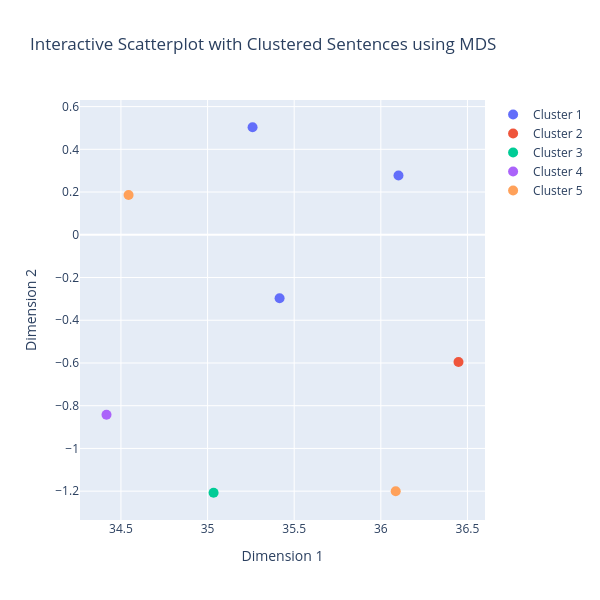

This figure's notebook cell:
### Code cell
sentences = scatter_plot_word_sentences(file_path, 'ಅಡಿ', n_clusters=5, dim_reducer='mds')

### Figure 1 — Plotly figure (JSON) as saved in the notebook; plotly's stock layout.template omitted (floating-point values rounded to 4 significant figures)
{"data": [{"hoverinfo": "text", "marker": {"size": 10}, "mode": "markers", "name": "Cluster 1", "text": ["(0) -  66000 ಚದರ ಅಡಿಗಳ ವಿಸ್ತೀರ್ಣದಲ್ಲಿ ಹರಡಿಕೊಂಡಿರುವ ಇವರ 60 ಅಡಿಯ ಒಂದು ಈಜುಕೊಳ 2500 ಚದರ ಅಡಿ ವ್ಯಾಯಾಮ ಕೊಠಡಿ ಮತ್ತು 1000 ಚದರ ಅಡಿಗಳ ಊಟದ ಕೊಠಡಿಗಳನ್ನು ಒಳಗೊಂಡಿದೆ\n", "(1) -  ಕಡೆ 30–40 ಅಡಿ ಅಗಲಕ್ಕೆ ರಸ್ತೆ ವಿಸ್ತರಣೆ ಆಗುತ್ತಿದ್ದರೆ ಇನ್ನೂ ಕೆಲವು ಕಡೆ 15–20 ಅಡಿಗೆ ಇಳಿದಿದೆ ಹೊರವರ್ತುಲ ರಸ್ತೆ ನಿರ್ಮಾಣದ ನೆಪವೊಡ್ಡಿ ನಗರದ ಒಳಗೆ ಭೂಸ್ವಾಧೀನ ಪ್ರಕ್ರಿಯೆಯನ್ನು ಕೈಬಿಡಲಾಗಿದೆ’ ಎಂದು ಸ್ಥಳೀಯರಾದ ರವಿಶಂಕರ್ ಆರೋಪಿಸುತ್ತಾರೆ\n", "(2) - ಇಂದಿಗೂ ಸುಸ್ಥಿತಿ ಯಲ್ಲಿರುವ ಗೋಳಾಕಾರದ ದೊಡ್ಡಕಟ್ಟಡಗಳಲ್ಲಿ ಪಾಂಟಿಯನ್ ಸ್ವರ್ಣ ದೇವತೆಗಳು ಕಟ್ಟಡ ವೃತ್ತಾಕಾರವಾಗಿದ್ದ ಕೊರಿಂಥಿಯನ್ ಸ್ತಂಭ 20 ಅಡಿಗೂ ಹೆಚ್ಚು ದಪ್ಪವಾದ ಗೋಡೆ 140 ಅಡಿ ಎತ್ತರದ ಬೃಹತ್ ಗುಮ್ಮಟಗಳನ್ನು ಹೊಂದಿದೆ\n", "(3) - 5060 ಅಡಿ ಎತ್ತರದ ಅಡಿಕೆ ಮರದ ತುದಿಯಿಂದ ಸಂಭ್ರಮದಿಂದಲೇ ಇಳಿದು ಬಂದ ಅಪ್ಪ ಜಗತ್ತನ್ನು ಗೆದ್ದಷ್ಟು ಸಂತಸದಿಂದ ನನ್ನನ್ನು ನೋಡಿದ್ದರು\n", "(4) - ಸರ್ ಅಂತ 12 ಅಡಿ ಜಾರಿ ನನ್ನ ಅಡಿಗಳು ಆ ದಿಂಡಿಗೆ ಹೊಡೆದವು\n", "(5) - ಇಲ್ಲಿನ ಅಶೋಕ ವೃತ್ತದಲ್ಲಿ ಸೋಮವಾರ ಮುಖ್ಯಮಂತ್ರಿಗಳ ನಗರೋತ್ಥಾನ ಯೋಜನೆಯ ಸಣ್ಣ ಅತೀ ಸಣ್ಣ ಮತ್ತು ದೊಡ್ಡ ನಗರಗಳನ್ನು ಅಭಿವೃದ್ಧಿ ಪಡಿಸುವ ಯೋಜನೆ ಅಡಿಯಲ್ಲಿ ನಗರಕ್ಕೆ ಬಿಡುಗಡೆಯಾದ ರೂ\n", "(6) - ಅಂದ ಹಾಗೆ ಹೇಗಿದೆ ವಿಜಯ ಕರ್ನಾಟಕ ಮಂಗಳೂರು ವಿಭಾಗ ನಿಮ್ಮ ಆಫೀಸಿನ ಎಲ್ಲರಿಗೂ ನನ್ನ ಹಾರೈಕೆಗಳನ್ನು ತಿಳಿಸಿ  ಬಿಳಿ ಹಾಳೆ ಮತ್ತು ನೂಲುಂಡೆ ಇರಬಹುದು ಗುಂಡಿ ಸೂಜಿ ಮತ್ತು ಅಡಿಕೆ ಹೋಳೂ\n", "(7) - ಅಡಗಿ ನಾಲ್ಕು ದಿನಗಳ ನಂತರ ಗಂಗಾಷ್ಟಮಿಯ ಶುಭ ದಿನದಂದು ಇದೇ ವೆಂಕಟರಮಣ ಭಟ್ಟರಿಗೆ ಅಡಿಕೆ ಗಿಡ ನೆಡಲು ಗುಂಡಿ ತೆಗೆಯುತ್ತಿದ್ದಾಗ ಕಲ್ಲೊಂದು ಸಿಕ್ಕಿ ಅದನ್ನು ಕೆಲಸದವರ ಸಹಾಯದಿಂದ ಕಿತ್ತು ಮನೆಯ ಅಂಗಳದಲ್ಲಿದ್ದ ಎಕ್ಕದಗಿಡದ ಅಡಿಯಲ್ಲಿಟ್ಟರು\n"], "type": "scatter", "x": [35.26, 35.42, 36.1], "y": [0.5033, -0.2974, 0.2775]}, {"hoverinfo": "text", "marker": {"size": 10}, "mode": "markers", "name": "Cluster 2", "text": ["(0) -  66000 ಚದರ ಅಡಿಗಳ ವಿಸ್ತೀರ್ಣದಲ್ಲಿ ಹರಡಿಕೊಂಡಿರುವ ಇವರ 60 ಅಡಿಯ ಒಂದು ಈಜುಕೊಳ 2500 ಚದರ ಅಡಿ ವ್ಯಾಯಾಮ ಕೊಠಡಿ ಮತ್ತು 1000 ಚದರ ಅಡಿಗಳ ಊಟದ ಕೊಠಡಿಗಳನ್ನು ಒಳಗೊಂಡಿದೆ\n", "(1) -  ಕಡೆ 30–40 ಅಡಿ ಅಗಲಕ್ಕೆ ರಸ್ತೆ ವಿಸ್ತರಣೆ ಆಗುತ್ತಿದ್ದರೆ ಇನ್ನೂ ಕೆಲವು ಕಡೆ 15–20 ಅಡಿಗೆ ಇಳಿದಿದೆ ಹೊರವರ್ತುಲ ರಸ್ತೆ ನಿರ್ಮಾಣದ ನೆಪವೊಡ್ಡಿ ನಗರದ ಒಳಗೆ ಭೂಸ್ವಾಧೀನ ಪ್ರಕ್ರಿಯೆಯನ್ನು ಕೈಬಿಡಲಾಗಿದೆ’ ಎಂದು ಸ್ಥಳೀಯರಾದ ರವಿಶಂಕರ್ ಆರೋಪಿಸುತ್ತಾರೆ\n", "(2) - ಇಂದಿಗೂ ಸುಸ್ಥಿತಿ ಯಲ್ಲಿರುವ ಗೋಳಾಕಾರದ ದೊಡ್ಡಕಟ್ಟಡಗಳಲ್ಲಿ ಪಾಂಟಿಯನ್ ಸ್ವರ್ಣ ದೇವತೆಗಳು ಕಟ್ಟಡ ವೃತ್ತಾಕಾರವಾಗಿದ್ದ ಕೊರಿಂಥಿಯನ್ ಸ್ತಂಭ 20 ಅಡಿಗೂ ಹೆಚ್ಚು ದಪ್ಪವಾದ ಗೋಡೆ 140 ಅಡಿ ಎತ್ತರದ ಬೃಹತ್ ಗುಮ್ಮಟಗಳನ್ನು ಹೊಂದಿದೆ\n", "(3) - 5060 ಅಡಿ ಎತ್ತರದ ಅಡಿಕೆ ಮರದ ತುದಿಯಿಂದ ಸಂಭ್ರಮದಿಂದಲೇ ಇಳಿದು ಬಂದ ಅಪ್ಪ ಜಗತ್ತನ್ನು ಗೆದ್ದಷ್ಟು ಸಂತಸದಿಂದ ನನ್ನನ್ನು ನೋಡಿದ್ದರು\n", "(4) - ಸರ್ ಅಂತ 12 ಅಡಿ ಜಾರಿ ನನ್ನ ಅಡಿಗಳು ಆ ದಿಂಡಿಗೆ ಹೊಡೆದವು\n", "(5) - ಇಲ್ಲಿನ ಅಶೋಕ ವೃತ್ತದಲ್ಲಿ ಸೋಮವಾರ ಮುಖ್ಯಮಂತ್ರಿಗಳ ನಗರೋತ್ಥಾನ ಯೋಜನೆಯ ಸಣ್ಣ ಅತೀ ಸಣ್ಣ ಮತ್ತು ದೊಡ್ಡ ನಗರಗಳನ್ನು ಅಭಿವೃದ್ಧಿ ಪಡಿಸುವ ಯೋಜನೆ ಅಡಿಯಲ್ಲಿ ನಗರಕ್ಕೆ ಬಿಡುಗಡೆಯಾದ ರೂ\n", "(6) - ಅಂದ ಹಾಗೆ ಹೇಗಿದೆ ವಿಜಯ ಕರ್ನಾಟಕ ಮಂಗಳೂರು ವಿಭಾಗ ನಿಮ್ಮ ಆಫೀಸಿನ ಎಲ್ಲರಿಗೂ ನನ್ನ ಹಾರೈಕೆಗಳನ್ನು ತಿಳಿಸಿ  ಬಿಳಿ ಹಾಳೆ ಮತ್ತು ನೂಲುಂಡೆ ಇರಬಹುದು ಗುಂಡಿ ಸೂಜಿ ಮತ್ತು ಅಡಿಕೆ ಹೋಳೂ\n", "(7) - ಅಡಗಿ ನಾಲ್ಕು ದಿನಗಳ ನಂತರ ಗಂಗಾಷ್ಟಮಿಯ ಶುಭ ದಿನದಂದು ಇದೇ ವೆಂಕಟರಮಣ ಭಟ್ಟರಿಗೆ ಅಡಿಕೆ ಗಿಡ ನೆಡಲು ಗುಂಡಿ ತೆಗೆಯುತ್ತಿದ್ದಾಗ ಕಲ್ಲೊಂದು ಸಿಕ್ಕಿ ಅದನ್ನು ಕೆಲಸದವರ ಸಹಾಯದಿಂದ ಕಿತ್ತು ಮನೆಯ ಅಂಗಳದಲ್ಲಿದ್ದ ಎಕ್ಕದಗಿಡದ ಅಡಿಯಲ್ಲಿಟ್ಟರು\n"], "type": "scatter", "x": [36.45], "y": [-0.5951]}, {"hoverinfo": "text", "marker": {"size": 10}, "mode": "markers", "name": "Cluster 3", "text": ["(0) -  66000 ಚದರ ಅಡಿಗಳ ವಿಸ್ತೀರ್ಣದಲ್ಲಿ ಹರಡಿಕೊಂಡಿರುವ ಇವರ 60 ಅಡಿಯ ಒಂದು ಈಜುಕೊಳ 2500 ಚದರ ಅಡಿ ವ್ಯಾಯಾಮ ಕೊಠಡಿ ಮತ್ತು 1000 ಚದರ ಅಡಿಗಳ ಊಟದ ಕೊಠಡಿಗಳನ್ನು ಒಳಗೊಂಡಿದೆ\n", "(1) -  ಕಡೆ 30–40 ಅಡಿ ಅಗಲಕ್ಕೆ ರಸ್ತೆ ವಿಸ್ತರಣೆ ಆಗುತ್ತಿದ್ದರೆ ಇನ್ನೂ ಕೆಲವು ಕಡೆ 15–20 ಅಡಿಗೆ ಇಳಿದಿದೆ ಹೊರವರ್ತುಲ ರಸ್ತೆ ನಿರ್ಮಾಣದ ನೆಪವೊಡ್ಡಿ ನಗರದ ಒಳಗೆ ಭೂಸ್ವಾಧೀನ ಪ್ರಕ್ರಿಯೆಯನ್ನು ಕೈಬಿಡಲಾಗಿದೆ’ ಎಂದು ಸ್ಥಳೀಯರಾದ ರವಿಶಂಕರ್ ಆರೋಪಿಸುತ್ತಾರೆ\n", "(2) - ಇಂದಿಗೂ ಸುಸ್ಥಿತಿ ಯಲ್ಲಿರುವ ಗೋಳಾಕಾರದ ದೊಡ್ಡಕಟ್ಟಡಗಳಲ್ಲಿ ಪಾಂಟಿಯನ್ ಸ್ವರ್ಣ ದೇವತೆಗಳು ಕಟ್ಟಡ ವೃತ್ತಾಕಾರವಾಗಿದ್ದ ಕೊರಿಂಥಿಯನ್ ಸ್ತಂಭ 20 ಅಡಿಗೂ ಹೆಚ್ಚು ದಪ್ಪವಾದ ಗೋಡೆ 140 ಅಡಿ ಎತ್ತರದ ಬೃಹತ್ ಗುಮ್ಮಟಗಳನ್ನು ಹೊಂದಿದೆ\n", "(3) - 5060 ಅಡಿ ಎತ್ತರದ ಅಡಿಕೆ ಮರದ ತುದಿಯಿಂದ ಸಂಭ್ರಮದಿಂದಲೇ ಇಳಿದು ಬಂದ ಅಪ್ಪ ಜಗತ್ತನ್ನು ಗೆದ್ದಷ್ಟು ಸಂತಸದಿಂದ ನನ್ನನ್ನು ನೋಡಿದ್ದರು\n", "(4) - ಸರ್ ಅಂತ 12 ಅಡಿ ಜಾರಿ ನನ್ನ ಅಡಿಗಳು ಆ ದಿಂಡಿಗೆ ಹೊಡೆದವು\n", "(5) - ಇಲ್ಲಿನ ಅಶೋಕ ವೃತ್ತದಲ್ಲಿ ಸೋಮವಾರ ಮುಖ್ಯಮಂತ್ರಿಗಳ ನಗರೋತ್ಥಾನ ಯೋಜನೆಯ ಸಣ್ಣ ಅತೀ ಸಣ್ಣ ಮತ್ತು ದೊಡ್ಡ ನಗರಗಳನ್ನು ಅಭಿವೃದ್ಧಿ ಪಡಿಸುವ ಯೋಜನೆ ಅಡಿಯಲ್ಲಿ ನಗರಕ್ಕೆ ಬಿಡುಗಡೆಯಾದ ರೂ\n", "(6) - ಅಂದ ಹಾಗೆ ಹೇಗಿದೆ ವಿಜಯ ಕರ್ನಾಟಕ ಮಂಗಳೂರು ವಿಭಾಗ ನಿಮ್ಮ ಆಫೀಸಿನ ಎಲ್ಲರಿಗೂ ನನ್ನ ಹಾರೈಕೆಗಳನ್ನು ತಿಳಿಸಿ  ಬಿಳಿ ಹಾಳೆ ಮತ್ತು ನೂಲುಂಡೆ ಇರಬಹುದು ಗುಂಡಿ ಸೂಜಿ ಮತ್ತು ಅಡಿಕೆ ಹೋಳೂ\n", "(7) - ಅಡಗಿ ನಾಲ್ಕು ದಿನಗಳ ನಂತರ ಗಂಗಾಷ್ಟಮಿಯ ಶುಭ ದಿನದಂದು ಇದೇ ವೆಂಕಟರಮಣ ಭಟ್ಟರಿಗೆ ಅಡಿಕೆ ಗಿಡ ನೆಡಲು ಗುಂಡಿ ತೆಗೆಯುತ್ತಿದ್ದಾಗ ಕಲ್ಲೊಂದು ಸಿಕ್ಕಿ ಅದನ್ನು ಕೆಲಸದವರ ಸಹಾಯದಿಂದ ಕಿತ್ತು ಮನೆಯ ಅಂಗಳದಲ್ಲಿದ್ದ ಎಕ್ಕದಗಿಡದ ಅಡಿಯಲ್ಲಿಟ್ಟರು\n"], "type": "scatter", "x": [35.03], "y": [-1.207]}, {"hoverinfo": "text", "marker": {"size": 10}, "mode": "markers", "name": "Cluster 4", "text": ["(0) -  66000 ಚದರ ಅಡಿಗಳ ವಿಸ್ತೀರ್ಣದಲ್ಲಿ ಹರಡಿಕೊಂಡಿರುವ ಇವರ 60 ಅಡಿಯ ಒಂದು ಈಜುಕೊಳ 2500 ಚದರ ಅಡಿ ವ್ಯಾಯಾಮ ಕೊಠಡಿ ಮತ್ತು 1000 ಚದರ ಅಡಿಗಳ ಊಟದ ಕೊಠಡಿಗಳನ್ನು ಒಳಗೊಂಡಿದೆ\n", "(1) -  ಕಡೆ 30–40 ಅಡಿ ಅಗಲಕ್ಕೆ ರಸ್ತೆ ವಿಸ್ತರಣೆ ಆಗುತ್ತಿದ್ದರೆ ಇನ್ನೂ ಕೆಲವು ಕಡೆ 15–20 ಅಡಿಗೆ ಇಳಿದಿದೆ ಹೊರವರ್ತುಲ ರಸ್ತೆ ನಿರ್ಮಾಣದ ನೆಪವೊಡ್ಡಿ ನಗರದ ಒಳಗೆ ಭೂಸ್ವಾಧೀನ ಪ್ರಕ್ರಿಯೆಯನ್ನು ಕೈಬಿಡಲಾಗಿದೆ’ ಎಂದು ಸ್ಥಳೀಯರಾದ ರವಿಶಂಕರ್ ಆರೋಪಿಸುತ್ತಾರೆ\n", "(2) - ಇಂದಿಗೂ ಸುಸ್ಥಿತಿ ಯಲ್ಲಿರುವ ಗೋಳಾಕಾರದ ದೊಡ್ಡಕಟ್ಟಡಗಳಲ್ಲಿ ಪಾಂಟಿಯನ್ ಸ್ವರ್ಣ ದೇವತೆಗಳು ಕಟ್ಟಡ ವೃತ್ತಾಕಾರವಾಗಿದ್ದ ಕೊರಿಂಥಿಯನ್ ಸ್ತಂಭ 20 ಅಡಿಗೂ ಹೆಚ್ಚು ದಪ್ಪವಾದ ಗೋಡೆ 140 ಅಡಿ ಎತ್ತರದ ಬೃಹತ್ ಗುಮ್ಮಟಗಳನ್ನು ಹೊಂದಿದೆ\n", "(3) - 5060 ಅಡಿ ಎತ್ತರದ ಅಡಿಕೆ ಮರದ ತುದಿಯಿಂದ ಸಂಭ್ರಮದಿಂದಲೇ ಇಳಿದು ಬಂದ ಅಪ್ಪ ಜಗತ್ತನ್ನು ಗೆದ್ದಷ್ಟು ಸಂತಸದಿಂದ ನನ್ನನ್ನು ನೋಡಿದ್ದರು\n", "(4) - ಸರ್ ಅಂತ 12 ಅಡಿ ಜಾರಿ ನನ್ನ ಅಡಿಗಳು ಆ ದಿಂಡಿಗೆ ಹೊಡೆದವು\n", "(5) - ಇಲ್ಲಿನ ಅಶೋಕ ವೃತ್ತದಲ್ಲಿ ಸೋಮವಾರ ಮುಖ್ಯಮಂತ್ರಿಗಳ ನಗರೋತ್ಥಾನ ಯೋಜನೆಯ ಸಣ್ಣ ಅತೀ ಸಣ್ಣ ಮತ್ತು ದೊಡ್ಡ ನಗರಗಳನ್ನು ಅಭಿವೃದ್ಧಿ ಪಡಿಸುವ ಯೋಜನೆ ಅಡಿಯಲ್ಲಿ ನಗರಕ್ಕೆ ಬಿಡುಗಡೆಯಾದ ರೂ\n", "(6) - ಅಂದ ಹಾಗೆ ಹೇಗಿದೆ ವಿಜಯ ಕರ್ನಾಟಕ ಮಂಗಳೂರು ವಿಭಾಗ ನಿಮ್ಮ ಆಫೀಸಿನ ಎಲ್ಲರಿಗೂ ನನ್ನ ಹಾರೈಕೆಗಳನ್ನು ತಿಳಿಸಿ  ಬಿಳಿ ಹಾಳೆ ಮತ್ತು ನೂಲುಂಡೆ ಇರಬಹುದು ಗುಂಡಿ ಸೂಜಿ ಮತ್ತು ಅಡಿಕೆ ಹೋಳೂ\n", "(7) - ಅಡಗಿ ನಾಲ್ಕು ದಿನಗಳ ನಂತರ ಗಂಗಾಷ್ಟಮಿಯ ಶುಭ ದಿನದಂದು ಇದೇ ವೆಂಕಟರಮಣ ಭಟ್ಟರಿಗೆ ಅಡಿಕೆ ಗಿಡ ನೆಡಲು ಗುಂಡಿ ತೆಗೆಯುತ್ತಿದ್ದಾಗ ಕಲ್ಲೊಂದು ಸಿಕ್ಕಿ ಅದನ್ನು ಕೆಲಸದವರ ಸಹಾಯದಿಂದ ಕಿತ್ತು ಮನೆಯ ಅಂಗಳದಲ್ಲಿದ್ದ ಎಕ್ಕದಗಿಡದ ಅಡಿಯಲ್ಲಿಟ್ಟರು\n"], "type": "scatter", "x": [34.42], "y": [-0.8424]}, {"hoverinfo": "text", "marker": {"size": 10}, "mode": "markers", "name": "Cluster 5", "text": ["(0) -  66000 ಚದರ ಅಡಿಗಳ ವಿಸ್ತೀರ್ಣದಲ್ಲಿ ಹರಡಿಕೊಂಡಿರುವ ಇವರ 60 ಅಡಿಯ ಒಂದು ಈಜುಕೊಳ 2500 ಚದರ ಅಡಿ ವ್ಯಾಯಾಮ ಕೊಠಡಿ ಮತ್ತು 1000 ಚದರ ಅಡಿಗಳ ಊಟದ ಕೊಠಡಿಗಳನ್ನು ಒಳಗೊಂಡಿದೆ\n", "(1) -  ಕಡೆ 30–40 ಅಡಿ ಅಗಲಕ್ಕೆ ರಸ್ತೆ ವಿಸ್ತರಣೆ ಆಗುತ್ತಿದ್ದರೆ ಇನ್ನೂ ಕೆಲವು ಕಡೆ 15–20 ಅಡಿಗೆ ಇಳಿದಿದೆ ಹೊರವರ್ತುಲ ರಸ್ತೆ ನಿರ್ಮಾಣದ ನೆಪವೊಡ್ಡಿ ನಗರದ ಒಳಗೆ ಭೂಸ್ವಾಧೀನ ಪ್ರಕ್ರಿಯೆಯನ್ನು ಕೈಬಿಡಲಾಗಿದೆ’ ಎಂದು ಸ್ಥಳೀಯರಾದ ರವಿಶಂಕರ್ ಆರೋಪಿಸುತ್ತಾರೆ\n", "(2) - ಇಂದಿಗೂ ಸುಸ್ಥಿತಿ ಯಲ್ಲಿರುವ ಗೋಳಾಕಾರದ ದೊಡ್ಡಕಟ್ಟಡಗಳಲ್ಲಿ ಪಾಂಟಿಯನ್ ಸ್ವರ್ಣ ದೇವತೆಗಳು ಕಟ್ಟಡ ವೃತ್ತಾಕಾರವಾಗಿದ್ದ ಕೊರಿಂಥಿಯನ್ ಸ್ತಂಭ 20 ಅಡಿಗೂ ಹೆಚ್ಚು ದಪ್ಪವಾದ ಗೋಡೆ 140 ಅಡಿ ಎತ್ತರದ ಬೃಹತ್ ಗುಮ್ಮಟಗಳನ್ನು ಹೊಂದಿದೆ\n", "(3) - 5060 ಅಡಿ ಎತ್ತರದ ಅಡಿಕೆ ಮರದ ತುದಿಯಿಂದ ಸಂಭ್ರಮದಿಂದಲೇ ಇಳಿದು ಬಂದ ಅಪ್ಪ ಜಗತ್ತನ್ನು ಗೆದ್ದಷ್ಟು ಸಂತಸದಿಂದ ನನ್ನನ್ನು ನೋಡಿದ್ದರು\n", "(4) - ಸರ್ ಅಂತ 12 ಅಡಿ ಜಾರಿ ನನ್ನ ಅಡಿಗಳು ಆ ದಿಂಡಿಗೆ ಹೊಡೆದವು\n", "(5) - ಇಲ್ಲಿನ ಅಶೋಕ ವೃತ್ತದಲ್ಲಿ ಸೋಮವಾರ ಮುಖ್ಯಮಂತ್ರಿಗಳ ನಗರೋತ್ಥಾನ ಯೋಜನೆಯ ಸಣ್ಣ ಅತೀ ಸಣ್ಣ ಮತ್ತು ದೊಡ್ಡ ನಗರಗಳನ್ನು ಅಭಿವೃದ್ಧಿ ಪಡಿಸುವ ಯೋಜನೆ ಅಡಿಯಲ್ಲಿ ನಗರಕ್ಕೆ ಬಿಡುಗಡೆಯಾದ ರೂ\n", "(6) - ಅಂದ ಹಾಗೆ ಹೇಗಿದೆ ವಿಜಯ ಕರ್ನಾಟಕ ಮಂಗಳೂರು ವಿಭಾಗ ನಿಮ್ಮ ಆಫೀಸಿನ ಎಲ್ಲರಿಗೂ ನನ್ನ ಹಾರೈಕೆಗಳನ್ನು ತಿಳಿಸಿ  ಬಿಳಿ ಹಾಳೆ ಮತ್ತು ನೂಲುಂಡೆ ಇರಬಹುದು ಗುಂಡಿ ಸೂಜಿ ಮತ್ತು ಅಡಿಕೆ ಹೋಳೂ\n", "(7) - ಅಡಗಿ ನಾಲ್ಕು ದಿನಗಳ ನಂತರ ಗಂಗಾಷ್ಟಮಿಯ ಶುಭ ದಿನದಂದು ಇದೇ ವೆಂಕಟರಮಣ ಭಟ್ಟರಿಗೆ ಅಡಿಕೆ ಗಿಡ ನೆಡಲು ಗುಂಡಿ ತೆಗೆಯುತ್ತಿದ್ದಾಗ ಕಲ್ಲೊಂದು ಸಿಕ್ಕಿ ಅದನ್ನು ಕೆಲಸದವರ ಸಹಾಯದಿಂದ ಕಿತ್ತು ಮನೆಯ ಅಂಗಳದಲ್ಲಿದ್ದ ಎಕ್ಕದಗಿಡದ ಅಡಿಯಲ್ಲಿಟ್ಟರು\n"], "type": "scatter", "x": [34.54, 36.09], "y": [0.1863, -1.2]}], "layout": {"autosize": false, "height": 600, "hovermode": "closest", "title": {"text": "Interactive Scatterplot with Clustered Sentences using MDS"}, "width": 600, "xaxis": {"title": {"text": "Dimension 1"}}, "yaxis": {"title": {"text": "Dimension 2"}}}}
